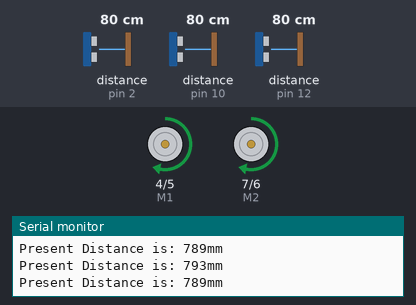
The sketch below on a simulated Arduino Uno, built with avr-gcc and run on an emulated ATmega328P. Shown: direction and speed pins drawn as motors (green arrow = direction pin HIGH = forward, orange = LOW = backward, longer = more drive), the last lines printed to the serial monitor. Wiring (inferred from the names in the program): 3 × ultrasonic range finder: trigger pin 3, echo pin 2 / trigger pin 11, echo pin 10 / trigger pin 13, echo pin 12. The inputs (shaded band) are chosen by the test bench; at power-on: distance to the obstacle (sensors on pin 2, pin 10, pin 12) 80 cm. The echo pulse lasts 58.3 µs per cm.

Above: at 3.2 s.
3.3 s: distance to the obstacle (sensor on pin 2) set to 56 cm
6.8 s: distance to the obstacle (sensor on pin 2) set to 47 cm
At 8.1 s:
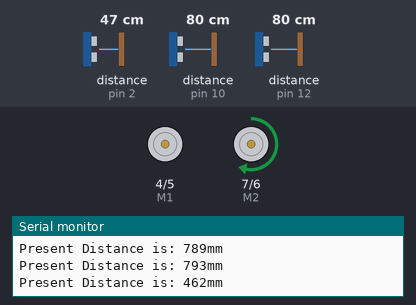
At 9.1 s:
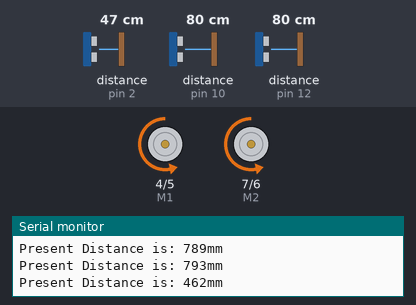
11.4 s: distance to the obstacle (sensor on pin 10) set to 54 cm
16.0 s: distance to the obstacle (sensor on pin 10) set to 46 cm
18.0 s: distance to the obstacle (sensor on pin 12) set to 54 cm
22.6 s: distance to the obstacle (sensor on pin 12) set to 46 cm
At 29.7 s:
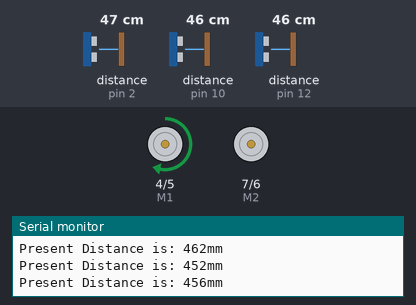
Timing chart, 0 to 42.7 s (numbered marks = the images above; inputs shaded):
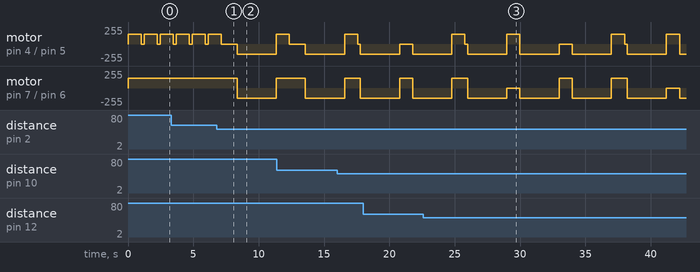

The sketch:

Kombinasi_Ultrasonik_dan_motor.ino
```cpp
//Sensor Depan
unsigned int EchoPin1 = 8;
unsigned int TrigPin1 = 9;
unsigned long Time_Echo_us1 = 0;
unsigned long Distance1  = 0;
//contohs
//Sensor Belakang
unsigned int EchoPin2 = 10;
unsigned int TrigPin2 = 11;
unsigned long Time_Echo_us2 = 0;
unsigned long Distance2  = 0;

//Sensor Kiri
unsigned int EchoPin3 = 12;
unsigned int TrigPin3 = 13;
unsigned long Time_Echo_us3 = 0;
unsigned long Distance3  = 0;

//Sensor Kanan
unsigned int EchoPin4 = 2;
unsigned int TrigPin4 = 3;
unsigned long Time_Echo_us4 = 0;
unsigned long Distance4  = 0;

//Sensor Depan Kiri
/*unsigned int EchoPin5 = 15;
unsigned int TrigPin5 = 16;
unsigned long Time_Echo_us5 = 0;
unsigned long Distance5  = 0;*/

//Sensor Depan Kanan
/*unsigned int EchoPin6 = 17;
unsigned int TrigPin6 = 18;
unsigned long Time_Echo_us6 = 0;
unsigned long Distance6  = 0;*/

//Motor
int E1 = 5;
int M1 = 4;
int E2 = 6;
int M2 = 7;

//PWM
int PWMmotor = 150;

void setup()
{
 Serial.begin(9600);
 pinMode(EchoPin1, INPUT); //Pin Sensor Depan
 pinMode(TrigPin1, OUTPUT);
 pinMode(EchoPin2, INPUT); //Pin Sensor Belakang
 pinMode(TrigPin2, OUTPUT);
 pinMode(EchoPin3, INPUT); //Pin Sensor Kiri
 pinMode(TrigPin3, OUTPUT);
 pinMode(EchoPin4, INPUT); //Pin Sensor Kanan
 pinMode(TrigPin4, OUTPUT);
 /*pinMode(EchoPin5, INPUT); //Pin Depan Kiri
 pinMode(TrigPin5, OUTPUT);
 pinMode(EchoPin6, INPUT); //Pin Depan Kanan
 pinMode(TrigPin6, OUTPUT); */
 pinMode(M1, OUTPUT); //Pin Motor
 pinMode(M2, OUTPUT);
}

void loop()
{
  //sensordepan();
  if (Distance1 >= 0 && Distance1 <= 500)
  {
    mundur();
    delay(1000);
    belokkanan();
    delay(200);
  }
  if (Distance1 >= 501 && Distance1 <= 1000)
  {
    maju();
  }
  sensorbelakang();
  if (Distance2 >= 0 && Distance2 <= 500)
  {
    maju();
    delay(3000);
  }
  sensorkiri();
  if (Distance3 >= 0 && Distance3 <= 500)
  {
    belokkiri();
    delay(1000);
    maju();
    delay(3000);
  }
  sensorkanan();
  if (Distance4 >= 0 && Distance4 <= 500)
  {
    belokkanan();
    delay(1000);
    maju();
    delay(3000);
  }
}

//Konversi Ke Jarak Sensor depan
void sensordepan()
{
 digitalWrite(TrigPin1, HIGH);
 delayMicroseconds(50);
 digitalWrite(TrigPin1, LOW);
 Time_Echo_us1 = pulseIn(EchoPin1, HIGH);
 Distance1 = (Time_Echo_us1*34/100)/2;
 Serial.print("Present Distance is: ");
 Serial.print(Distance1, DEC);
 Serial.println("mm");
}

//Konversi Ke Jarak Sensor Belakang
void sensorbelakang()
{
 digitalWrite(TrigPin2, HIGH);
 delayMicroseconds(50);
 digitalWrite(TrigPin2, LOW);
 Time_Echo_us2 = pulseIn(EchoPin2, HIGH);
 Distance2 = (Time_Echo_us2*34/100)/2;
 Serial.print("Present Distance is: ");
 Serial.print(Distance2, DEC);
 Serial.println("mm");
}

//Konversi Ke Jarak Sensor Kiri
void sensorkiri()
{
 digitalWrite(TrigPin3, HIGH);
 delayMicroseconds(50);
 digitalWrite(TrigPin3, LOW);
 Time_Echo_us3 = pulseIn(EchoPin3, HIGH);
 Distance3 = (Time_Echo_us3*34/100)/2;
 Serial.print("Present Distance is: ");
 Serial.print(Distance3, DEC);
 Serial.println("mm");
}

//Konversi Ke Jarak Sensor Kanan
void sensorkanan()
{
 digitalWrite(TrigPin4, HIGH);
 delayMicroseconds(50);
 digitalWrite(TrigPin4, LOW);
 Time_Echo_us4 = pulseIn(EchoPin4, HIGH);
 Distance4 = (Time_Echo_us4*34/100)/2;
 Serial.print("Present Distance is: ");
 Serial.print(Distance4, DEC);
 Serial.println("mm");
}
/*
//Konversi Ke Jarak Sensor Depan Kiri
void sensordepankiri()
{
 digitalWrite(TrigPin5, HIGH);
 delayMicroseconds(50);
 digitalWrite(TrigPin5, LOW);
 Time_Echo_us5 = pulseIn(EchoPin5, HIGH);
 Distance5 = (Time_Echo_us5*34/100)/2;
 Serial.print("Present Distance is: ");
 Serial.print(Distance5, DEC);
 Serial.println("mm");
}

//Konversi Ke Jarak Sensor Depan Kanan
void sensordepankanan()
{
 digitalWrite(TrigPin6, HIGH);
 delayMicroseconds(50);
 digitalWrite(TrigPin6, LOW);
 Time_Echo_us6 = pulseIn(EchoPin6, HIGH);
 Distance6 = (Time_Echo_us6*34/100)/2;
 Serial.print("Present Distance is: ");
 Serial.print(Distance6, DEC);
 Serial.println("mm");
}*/

//Motor Maju
void maju()
{
  digitalWrite(M1,LOW);
  digitalWrite(M2,LOW);
  analogWrite(E1, PWMmotor);
  analogWrite(E2, PWMmotor);
}

//Motor Mundur
void mundur()
{
  digitalWrite(M1,HIGH);
  digitalWrite(M2,HIGH);
  analogWrite(E1, PWMmotor);
  analogWrite(E2, PWMmotor);
}

//Motor Belok Kiri
void belokkiri()
{
  digitalWrite(M1,HIGH);
  analogWrite(E1, PWMmotor);
  analogWrite(E2, 0);
}

//Motor Belok Kanan
void belokkanan()
{
  digitalWrite(M2,HIGH);
  analogWrite(E1, 0);
  analogWrite(E2, PWMmotor);
}
```

Measured:
- the behaviour switches between 51 and 50 cm on distance to the obstacle (sensor on pin 2) (found by bisection; images 0 and 1)
- the behaviour switches between 51 and 50 cm on distance to the obstacle (sensor on pin 12) (found by bisection; images 2 and 3)
- after the input at 6.8 s, motor on pin 7 (M2) / pin 6 (E2): forward 150/255 → backward 150/255 after 1.6 s, → forward 150/255 3.0 s later
